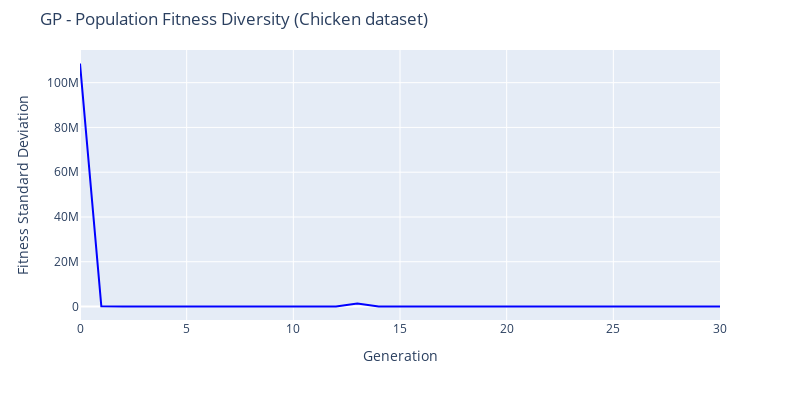

Write notebook code for a chart like this one.
### Code cell
fig = go.Figure()
fig.add_trace(go.Scatter(y=pd.read_csv(LOG_PATH, header=None).iloc[:,11].values, 
                         mode='lines', name='Train', line=dict(color=train_color)))
fig.update_layout(
    height=400, width=800, 
    margin=dict(t=50),
    yaxis_range=[0,None],
    title_text='GP - Population Fitness Diversity ('+DATASET_NAME+' dataset)',
    xaxis_title='Generation', yaxis_title='Fitness Standard Deviation'
)
fig.show()

### Figure 1 — Plotly figure (JSON) as saved in the notebook; plotly's stock layout.template omitted (floating-point values rounded to 4 significant figures)
{"data": [{"line": {"color": "blue"}, "mode": "lines", "name": "Train", "type": "scatter", "y": [108562840, 73190.0, 1758.0, 242.1, 1234.0, 841.4, 369.8, 328.7, 464.5, 227.4, 567.7, 515.1, 368.4, 1329000.0, 430.5, 262.3, 349.3, 380.9, 720.8, 116.7, 391.6, 103.9, 29.64, 2918.0, 320.6, 27.01, 663.5, 528.6, 77.28, 398.2, 212.1]}], "layout": {"height": 400, "margin": {"t": 50}, "title": {"text": "GP - Population Fitness Diversity (Chicken dataset)"}, "width": 800, "xaxis": {"title": {"text": "Generation"}}, "yaxis": {"range": [0, null], "title": {"text": "Fitness Standard Deviation"}}}}
